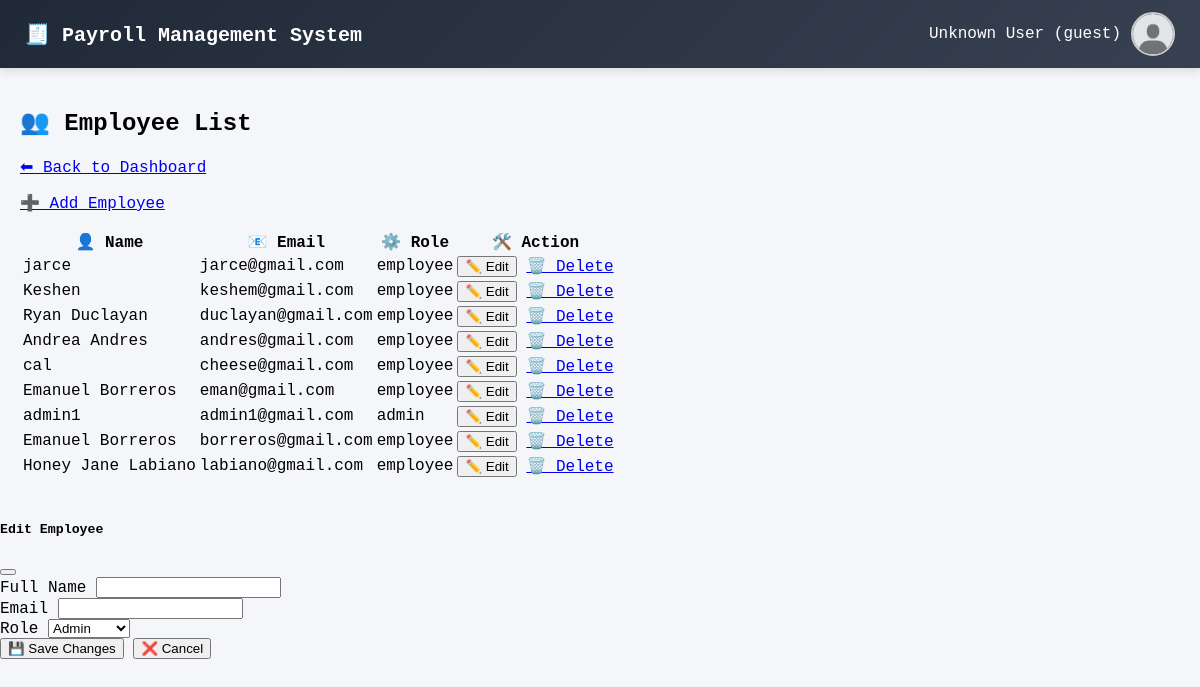
Screenshot of /payroll-main/edit_position.php with the database file from the repository.
### tables this page shows
CREATE TABLE `users` (
  `id` int(4) NOT NULL,
  `full_name` varchar(100) DEFAULT NULL,
  `email` varchar(100) DEFAULT NULL,
  `role` enum('admin','employee') DEFAULT NULL,
  `password` varchar(255) DEFAULT NULL,
  `profile_pic` varchar(255) DEFAULT NULL,
  `position_id` int(11) DEFAULT NULL,
  `archived` tinyint(1) DEFAULT 0
);

### payroll-main/edit_position.php (the view, shortened to what this page needs)
<?php include 'includes/header.php'; ?>
<div class="main-content">
    <h2>👥 Employee List</h2>
    <p><a href="dashboard.php">⬅ Back to Dashboard</a></p>
    <p><a href="add_user.php" class="btn btn-primary">➕ Add Employee</a></p>
    <?php
    require 'config.php';
    $stmt = $pdo->query("SELECT * FROM users ORDER BY id DESC");
    $users = $stmt->fetchAll();
    ?>
    <table class="table table-bordered">
        <thead class="table-dark">
            <tr>
                <th>👤 Name</th>
                <th>📧 Email</th>
                <th>⚙️ Role</th>
                <th>🛠️ Action</th>
            </tr>
        </thead>
        <tbody>
            <?php foreach ($users as $user): ?>
            <tr>
                <td><?= htmlspecialchars($user['full_name']) ?></td>
                <td><?= htmlspecialchars($user['email']) ?></td>
                <td><?= htmlspecialchars($user['role']) ?></td>
                <td>
                    <button class="btn btn-sm btn-info editBtn"
                        data-id="<?= $user['id'] ?>"
                        data-name="<?= htmlspecialchars($user['full_name']) ?>"
                        data-email="<?= htmlspecialchars($user['email']) ?>"
                        data-role="<?= $user['role'] ?>">
                        ✏️ Edit
                    </button>
                    <a href="delete_user.php?id=<?= $user['id'] ?>"
                       class="btn btn-sm btn-danger"
                       onclick="return confirm('Are you sure you want to delete this employee?')">
                       🗑️ Delete
                    </a>
                </td>
            </tr>
            <?php endforeach; ?>
        </tbody>
    </table>
</div>
<div class="modal fade" id="editModal" tabindex="-1" aria-labelledby="editModalLabel" aria-hidden="true">
  <div class="modal-dialog">
    <form method="POST" action="update_user.php">
      <div class="modal-content">
        <div class="modal-header">
          <h5 class="modal-title">Edit Employee</h5>
          <button type="button" class="btn-close" data-bs-dismiss="modal" aria-label="Close"></button>
        </div>
        <div class="modal-body">
            <div class="mb-3">
                <label for="edit-name" class="form-label">Full Name</label>
                <input type="text" class="form-control" name="name" id="edit-name" required>
            </div>
            <div class="mb-3">
                <label for="edit-email" class="form-label">Email</label>
                <input type="email" class="form-control" name="email" id="edit-email" required>
            </div>
            <div class="mb-3">
                <label for="edit-role" class="form-label">Role</label>
                <select class="form-control" name="role" id="edit-role" required>
                    <option value="admin">Admin</option>
                </select>
            </div>
        </div>
        <div class="modal-footer">
          <button type="submit" class="btn btn-primary">💾 Save Changes</button>
          <button type="button" class="btn btn-secondary" data-bs-dismiss="modal">❌ Cancel</button>
        </div>
      </div>
    </form>
  </div>
</div>

### payroll-main/includes/header.php (style rules this page uses)
body { margin: 0; font-family: 'Courier', monospace; background-color: #f4f6f9; transition: margin-left 0.3s ease; }
.main-content { padding: 20px; transition: margin-left 0.3s ease; }

### rows the page displays
users: full_name "jarce", email "jarce@gmail.com", role "employee"
users: full_name "Keshen", email "keshem@gmail.com", role "employee"
users: full_name "Ryan Duclayan", email "duclayan@gmail.com", role "employee"
users: full_name "Andrea Andres", email "andres@gmail.com", role "employee"
users: full_name "cal", email "cheese@gmail.com", role "employee"
users: full_name "Emanuel Borreros", email "eman@gmail.com", role "employee"
users: full_name "admin1", email "admin1@gmail.com", role "admin"
users: full_name "Emanuel Borreros", email "borreros@gmail.com", role "employee"
users: full_name "Honey Jane Labiano", email "labiano@gmail.com", role "employee"

### other values shown
$full_name "Unknown User"
$role "guest"
